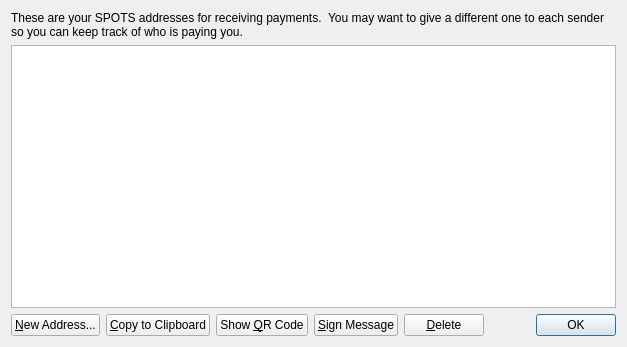
<?xml version="1.0" encoding="UTF-8"?>
<ui version="4.0">
 <class>AddressBookPage</class>
 <widget class="QWidget" name="AddressBookPage">
  <property name="geometry">
   <rect>
    <x>0</x>
    <y>0</y>
    <width>627</width>
    <height>347</height>
   </rect>
  </property>
  <property name="windowTitle">
   <string>Address Book</string>
  </property>
  <layout class="QVBoxLayout" name="verticalLayout">
   <item>
    <widget class="QLabel" name="labelExplanation">
     <property name="text">
      <string>These are your SPOTS addresses for receiving payments.  You may want to give a different one to each sender so you can keep track of who is paying you.</string>
     </property>
     <property name="textFormat">
      <enum>Qt::AutoText</enum>
     </property>
     <property name="wordWrap">
      <bool>true</bool>
     </property>
    </widget>
   </item>
   <item>
    <widget class="QTableView" name="tableView">
     <property name="toolTip">
      <string>Double-click to edit address or label</string>
     </property>
     <property name="alternatingRowColors">
      <bool>true</bool>
     </property>
     <property name="selectionMode">
      <enum>QAbstractItemView::SingleSelection</enum>
     </property>
     <property name="selectionBehavior">
      <enum>QAbstractItemView::SelectRows</enum>
     </property>
     <property name="sortingEnabled">
      <bool>true</bool>
     </property>
     <attribute name="verticalHeaderVisible">
      <bool>false</bool>
     </attribute>
    </widget>
   </item>
   <item>
    <layout class="QHBoxLayout" name="horizontalLayout">
     <item>
      <widget class="QPushButton" name="newAddressButton">
       <property name="toolTip">
        <string>Create a new address</string>
       </property>
       <property name="text">
        <string>&amp;New Address...</string>
       </property>
       <property name="icon">
        <iconset resource="../bitcoin.qrc">
         <normaloff>:/icons/add</normaloff>:/icons/add</iconset>
       </property>
      </widget>
     </item>
     <item>
      <widget class="QPushButton" name="copyToClipboard">
       <property name="toolTip">
        <string>Copy the currently selected address to the system clipboard</string>
       </property>
       <property name="text">
        <string>&amp;Copy to Clipboard</string>
       </property>
       <property name="icon">
        <iconset resource="../bitcoin.qrc">
         <normaloff>:/icons/editcopy</normaloff>:/icons/editcopy</iconset>
       </property>
      </widget>
     </item>
     <item>
      <widget class="QPushButton" name="showQRCode">
       <property name="text">
        <string>Show &amp;QR Code</string>
       </property>
       <property name="icon">
        <iconset resource="../bitcoin.qrc">
         <normaloff>:/images/qrcode</normaloff>:/images/qrcode</iconset>
       </property>
      </widget>
     </item>
     <item>
      <widget class="QPushButton" name="signMessage">
       <property name="toolTip">
        <string>Sign a message to prove you own this address</string>
       </property>
       <property name="text">
        <string>&amp;Sign Message</string>
       </property>
       <property name="icon">
        <iconset resource="../bitcoin.qrc">
         <normaloff>:/icons/edit</normaloff>:/icons/edit</iconset>
       </property>
      </widget>
     </item>
     <item>
      <widget class="QPushButton" name="deleteButton">
       <property name="toolTip">
        <string>Delete the currently selected address from the list. Only sending addresses can be deleted.</string>
       </property>
       <property name="text">
        <string>&amp;Delete</string>
       </property>
       <property name="icon">
        <iconset resource="../bitcoin.qrc">
         <normaloff>:/icons/remove</normaloff>:/icons/remove</iconset>
       </property>
      </widget>
     </item>
     <item>
      <spacer name="horizontalSpacer">
       <property name="orientation">
        <enum>Qt::Horizontal</enum>
       </property>
       <property name="sizeHint" stdset="0">
        <size>
         <width>40</width>
         <height>20</height>
        </size>
       </property>
      </spacer>
     </item>
     <item>
      <widget class="QDialogButtonBox" name="buttonBox">
       <property name="sizePolicy">
        <sizepolicy hsizetype="Maximum" vsizetype="Fixed">
         <horstretch>0</horstretch>
         <verstretch>0</verstretch>
        </sizepolicy>
       </property>
       <property name="standardButtons">
        <set>QDialogButtonBox::Ok</set>
       </property>
      </widget>
     </item>
    </layout>
   </item>
  </layout>
 </widget>
 <resources>
  <include location="../bitcoin.qrc"/>
 </resources>
 <connections/>
</ui>
